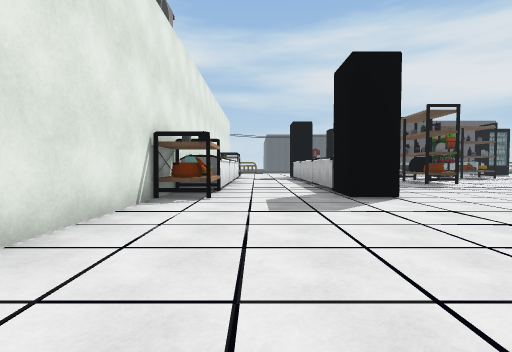
View 1 (above)

23 first-person views from a walk through a 3-D level made in the Unity game engine. The camera is 1.3 m above the floor, tilts 2° down and sees 80° across. The floor is counted in squares, 2 m on a side. Each view is taken from the middle of a square. On the plan, view 1 faces up. The plan holds only what a view shows up to about 10 squares ahead; the rest is blank. The place goes on beyond the plan. The player character is not drawn. Some animated figures are left out. Some surface patterns are stand-ins.

View 2
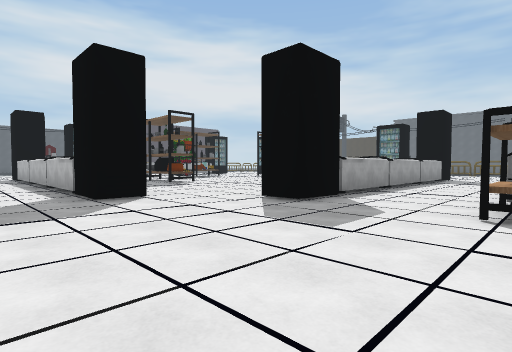

View 3
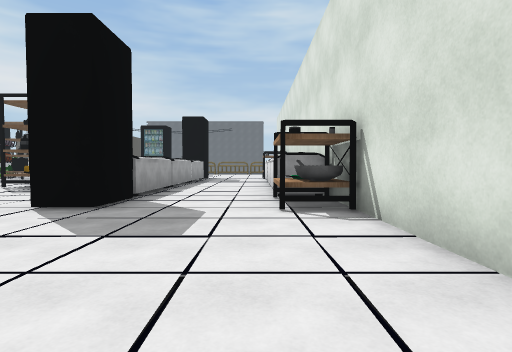

View 4
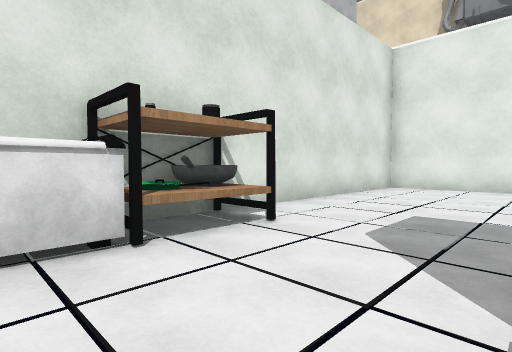

View 5
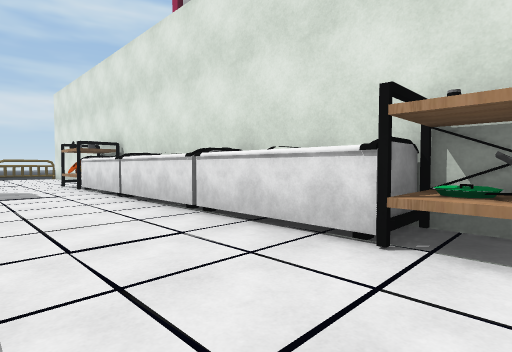

View 6
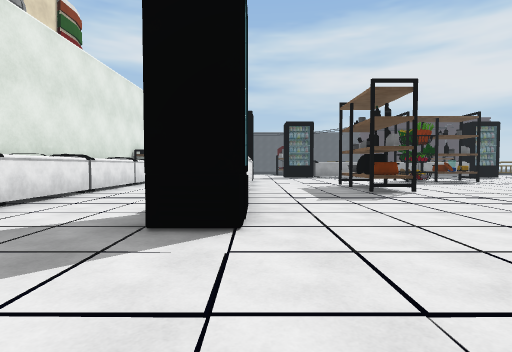

View 7
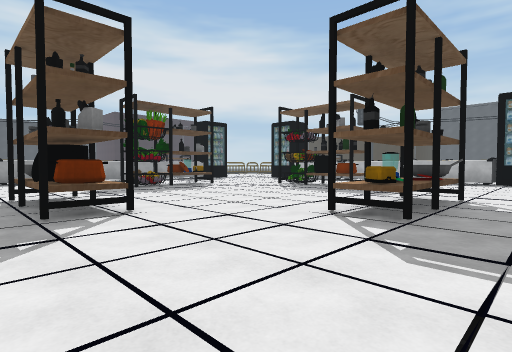

View 8
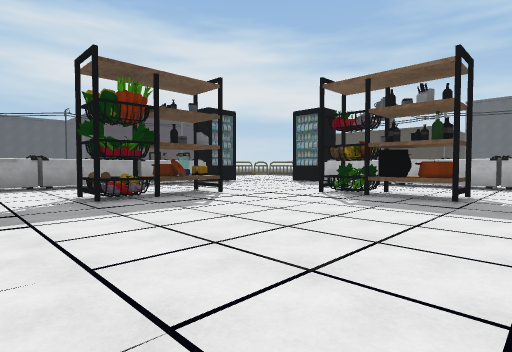

View 9
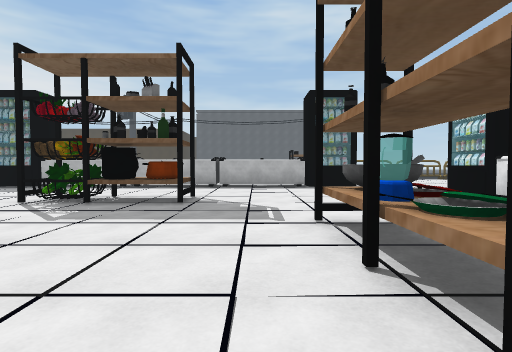

View 10
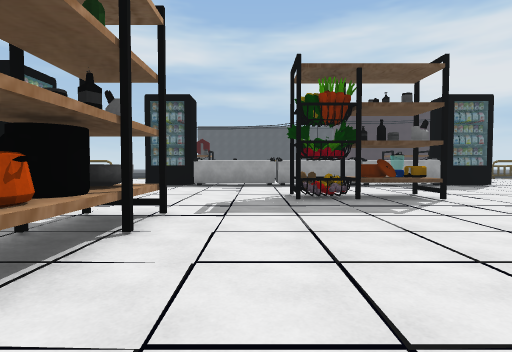

View 11
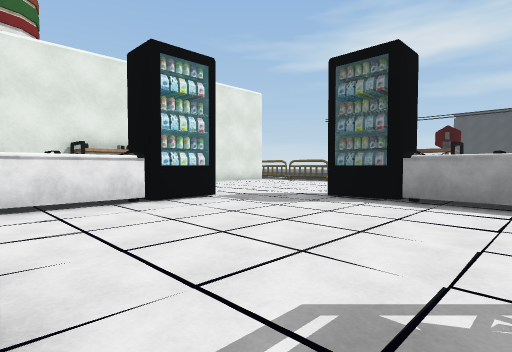

View 12
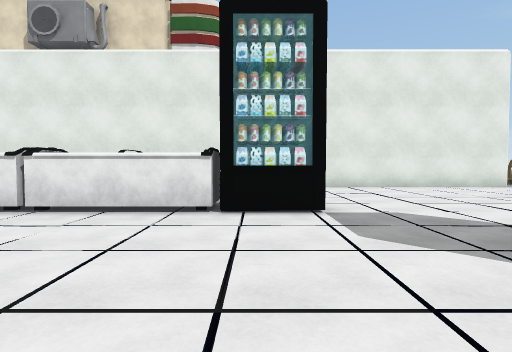

View 13
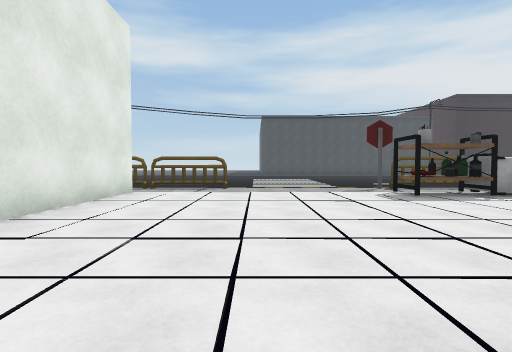

View 14
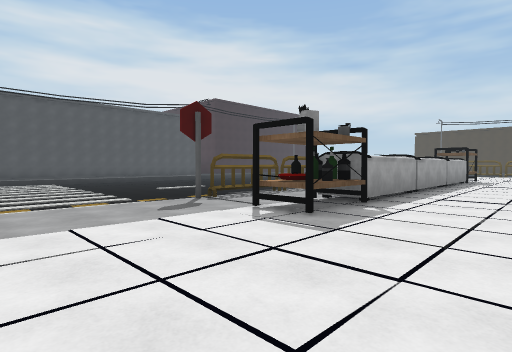

View 15
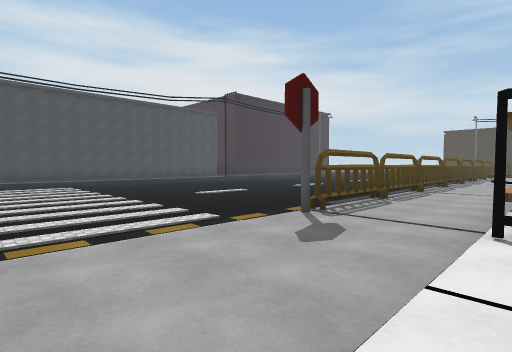

View 16
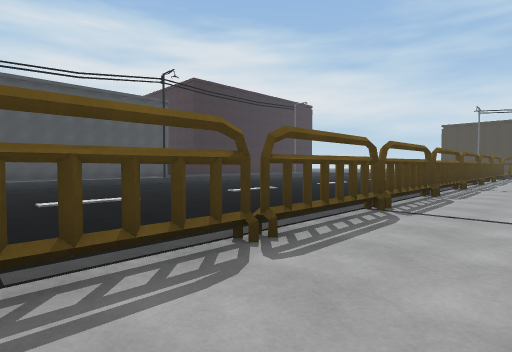

View 17
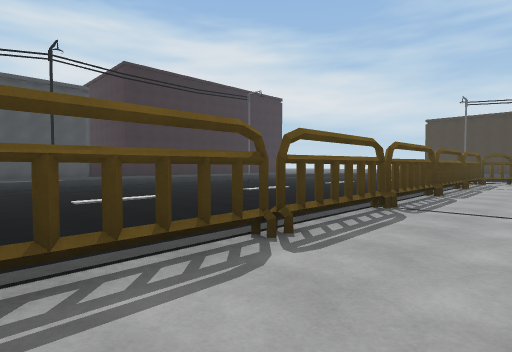

View 18
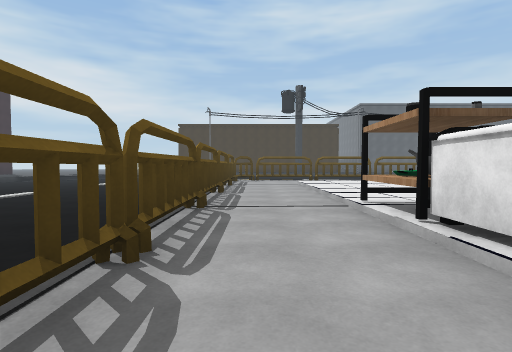

View 19
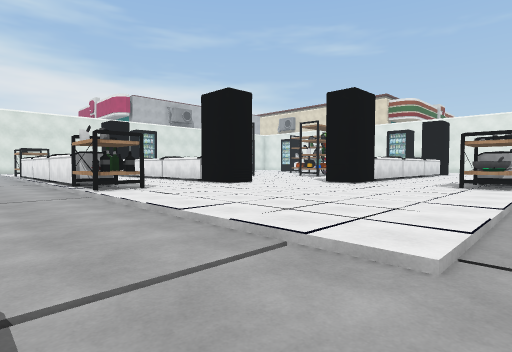

View 20
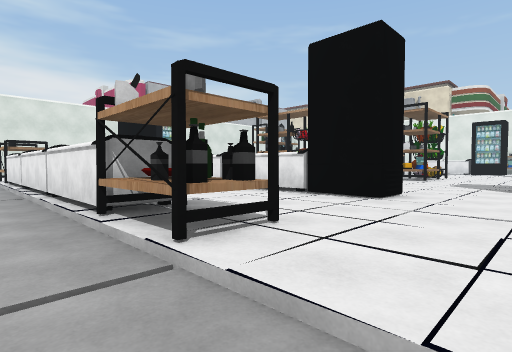

View 21
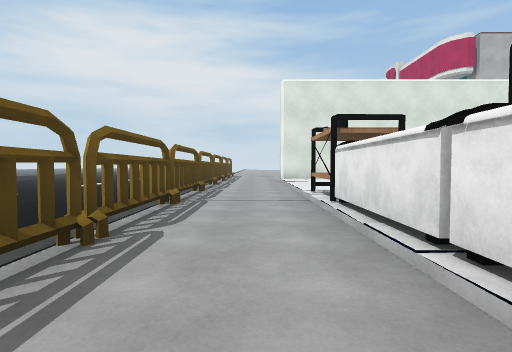

View 22
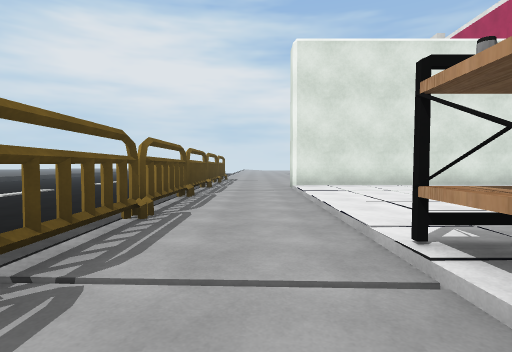

View 23
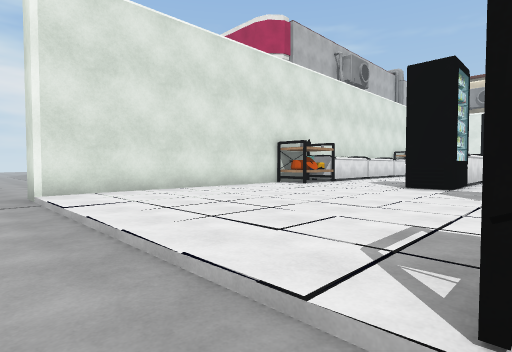

### Floor plan
Key: @ floor where view 1 was taken; # wall or solid block; x gap in a wall; . main floor; - floor 0.25 m lower than the main floor; _ floor 0.75 m lower than the main floor; / step, stairs or slope; = window, fence, low wall or low ledge; v drop or lower ground; O other object.
Columns run from 3 left of view 1 to 25 right of it. Each row starts with its distance up from view 1.
 36           __   __
 35      __   ___  ___
 34      ___  ____ ____
 33      ____ __________
 32      ________________ ___
 31      ____________________
 30      ___________________
 29      ___________________
 28     __________   _____
 27     __________________
 26 xxx#----#xxxxxxxxxxxxxxxxxx
 25  -/-----/----------/-------
 24     ----/----------/--------
 23  #......OOOOOOOOOOO....../--
 22  #.............O........./-#
 21  #.=...=...........=....=/-x
 20  #...........  O..O....../-x
 19  #......O#OOOOOOO#O....../-x
 18  #......................./-
 17   O..OO.............O#..OO/
 16  OO .OO.............OO..OO-
 15   O  OO=..=.OOO.=.=.#O.. O-
 14   O  OO.............OO..OO-
 13   O .OO..OO.....OO..OO  OO-
 12   O .OO=.OO.==..OO.vOO  OO-
 11  #O..OO..OO.....OO..OO  OO--
 10   O..OO.........O...O    O--/
  9   O..OO.............O    O--/
  8  #O..O .....OOO.....OO   O--/
  7  #O..OO.....O.......OO  OO--/
  6  #O..#O.......      O  .OO-#/
  5  #........       ......../-x/
  4  #......O#OOOOOOO#O....../-x/
  3  #..........O..  ......../-x/
  2  #.==.====.====.====.==.=/-#/
  1  #..........OOOO........./--/
  0  #.@...#OOOOOOO OOO......//#
 -1  #########        ########-x

Where each view was taken, in squares from view 1:
view 1: 0 up, 0 right, facing up
view 2: 0 up, 0 right, facing up-right
view 3: 1 up, 0 right, facing right
view 4: 3 up, 7 right, facing down-left
view 5: 3 up, 5 right, facing down-right
view 6: 3 up, 3 right, facing up
view 7: 6 up, 5 right, facing up-right
view 8: 9 up, 7 right, facing up-right
view 9: 9 up, 8 right, facing right
view 10: 9 up, 8 right, facing up
view 11: 13 up, 8 right, facing up-left
view 12: 16 up, 7 right, facing left
view 13: 16 up, 1 right, facing up
view 14: 20 up, 1 right, facing up-right
view 15: 23 up, 1 right, facing up-right
view 16: 24 up, 6 right, facing up-right
view 17: 24 up, 11 right, facing up-right
view 18: 25 up, 11 right, facing right
view 19: 24 up, 24 right, facing down-left
view 20: 19 up, 23 right, facing down-left
view 21: 12 up, 23 right, facing down
view 22: 8 up, 23 right, facing down
view 23: 6 up, 23 right, facing down-left
